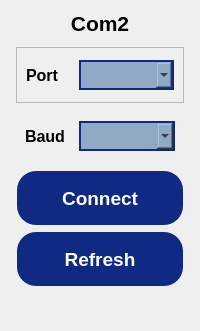
            <widget class="QWidget" name="blackcomPage">
             <layout class="QVBoxLayout" name="verticalLayout_62">
              <item>
               <widget class="QLabel" name="comLabel_2">
                <property name="font">
                 <font>
                  <pointsize>16</pointsize>
                  <bold>true</bold>
                 </font>
                </property>
                <property name="text">
                 <string>Com2</string>
                </property>
                <property name="alignment">
                 <set>Qt::AlignmentFlag::AlignCenter</set>
                </property>
               </widget>
              </item>
              <item>
               <widget class="QFrame" name="comFrame_2">
                <property name="minimumSize">
                 <size>
                  <width>0</width>
                  <height>250</height>
                 </size>
                </property>
                <property name="sizeIncrement">
                 <size>
                  <width>0</width>
                  <height>250</height>
                 </size>
                </property>
                <property name="frameShape">
                 <enum>QFrame::Shape::NoFrame</enum>
                </property>
                <property name="frameShadow">
                 <enum>QFrame::Shadow::Plain</enum>
                </property>
                <layout class="QVBoxLayout" name="verticalLayout_57">
                 <property name="spacing">
                  <number>5</number>
                 </property>
                 <property name="leftMargin">
                  <number>5</number>
                 </property>
                 <property name="topMargin">
                  <number>5</number>
                 </property>
                 <property name="rightMargin">
                  <number>5</number>
                 </property>
                 <property name="bottomMargin">
                  <number>5</number>
                 </property>
                 <item>
                  <widget class="QFrame" name="portFrame_2">
                   <property name="frameShape">
                    <enum>QFrame::Shape::StyledPanel</enum>
                   </property>
                   <property name="frameShadow">
                    <enum>QFrame::Shadow::Raised</enum>
                   </property>
                   <layout class="QHBoxLayout" name="horizontalLayout_45" stretch="1,2">
                    <item>
                     <widget class="QLabel" name="portLabel_2">
                      <property name="minimumSize">
                       <size>
                        <width>0</width>
                        <height>30</height>
                       </size>
                      </property>
                      <property name="font">
                       <font>
                        <pointsize>12</pointsize>
                        <bold>true</bold>
                       </font>
                      </property>
                      <property name="text">
                       <string>Port</string>
                      </property>
                     </widget>
                    </item>
                    <item>
                     <widget class="QComboBox" name="blackportComboBox">
                      <property name="minimumSize">
                       <size>
                        <width>0</width>
                        <height>30</height>
                       </size>
                      </property>
                      <property name="font">
                       <font>
                        <pointsize>12</pointsize>
                       </font>
                      </property>
                      <property name="styleSheet">
                       <string notr="true">QComboBox {
	background-color: rgb(144, 170, 197);
    border: 2px solid rgb(16, 42, 131);
}

QComboBox QAbstractItemView {
	background-color: rgb(144, 170, 197);
	selection-background-color: #A0D0F0;
	color: rgb(16, 42, 131);
}</string>
                      </property>
                     </widget>
                    </item>
                   </layout>
                  </widget>
                 </item>
                 <item>
                  <widget class="QFrame" name="baudFrame_2">
                   <property name="frameShape">
                    <enum>QFrame::Shape::NoFrame</enum>
                   </property>
                   <property name="frameShadow">
                    <enum>QFrame::Shadow::Plain</enum>
                   </property>
                   <layout class="QHBoxLayout" name="horizontalLayout_46" stretch="1,2">
                    <item>
                     <widget class="QLabel" name="baudLabel_2">
                      <property name="minimumSize">
                       <size>
                        <width>0</width>
                        <height>30</height>
                       </size>
                      </property>
                      <property name="font">
                       <font>
                        <pointsize>12</pointsize>
                        <bold>true</bold>
                       </font>
                      </property>
                      <property name="text">
                       <string>Baud</string>
                      </property>
                     </widget>
                    </item>
                    <item>
                     <widget class="QComboBox" name="blackbaudComboBox">
                      <property name="minimumSize">
                       <size>
                        <width>0</width>
                        <height>30</height>
                       </size>
                      </property>
                      <property name="font">
                       <font>
                        <pointsize>12</pointsize>
                       </font>
                      </property>
                      <property name="styleSheet">
                       <string notr="true">QComboBox {
	background-color: rgb(144, 170, 197);
    border: 2px solid rgb(16, 42, 131);
}

QComboBox QAbstractItemView {
	background-color: rgb(144, 170, 197);
	selection-background-color: #A0D0F0;
	color: rgb(16, 42, 131);
}</string>
                      </property>
                     </widget>
                    </item>
                   </layout>
                  </widget>
                 </item>
                 <item>
                  <widget class="QPushButton" name="blackconnectPushButton">
                   <property name="sizePolicy">
                    <sizepolicy hsizetype="Preferred" vsizetype="Preferred">
                     <horstretch>0</horstretch>
                     <verstretch>0</verstretch>
                    </sizepolicy>
                   </property>
                   <property name="minimumSize">
                    <size>
                     <width>0</width>
                     <height>40</height>
                    </size>
                   </property>
                   <property name="maximumSize">
                    <size>
                     <width>16777215</width>
                     <height>60</height>
                    </size>
                   </property>
                   <property name="font">
                    <font>
                     <pointsize>14</pointsize>
                     <bold>true</bold>
                    </font>
                   </property>
                   <property name="styleSheet">
                    <string notr="true">QPushButton {
	color: rgb(255, 255, 255);	
	background-color: rgb(16, 42, 131);
	border-color: transparent;
	border-style: outset;
	border-radius: 20px;
	border-width: 2px;
	padding: 6px;
}

QPushButton:hover {
	color: rgb(16, 42, 131);
	background-color: rgb(167, 198, 229);
	border-color: rgb(16, 42, 131);
}

QPushButton:disabled {
	background-color: rgb(172, 172, 172);
}</string>
                   </property>
                   <property name="text">
                    <string>Connect</string>
                   </property>
                  </widget>
                 </item>
                 <item>
                  <widget class="QPushButton" name="blackrefreshPushButton">
                   <property name="sizePolicy">
                    <sizepolicy hsizetype="Preferred" vsizetype="Preferred">
                     <horstretch>0</horstretch>
                     <verstretch>0</verstretch>
                    </sizepolicy>
                   </property>
                   <property name="minimumSize">
                    <size>
                     <width>0</width>
                     <height>40</height>
                    </size>
                   </property>
                   <property name="maximumSize">
                    <size>
                     <width>16777215</width>
                     <height>60</height>
                    </size>
                   </property>
                   <property name="font">
                    <font>
                     <pointsize>14</pointsize>
                     <bold>true</bold>
                    </font>
                   </property>
                   <property name="styleSheet">
                    <string notr="true">QPushButton {
	color: rgb(255, 255, 255);	
	background-color: rgb(16, 42, 131);
	border-color: transparent;
	border-style: outset;
	border-radius: 20px;
	border-width: 2px;
	padding: 6px;
}

QPushButton:hover {
	color: rgb(16, 42, 131);
	background-color: rgb(167, 198, 229);
	border-color: rgb(16, 42, 131);
}

QPushButton:disabled {
	background-color: rgb(172, 172, 172);
}</string>
                   </property>
                   <property name="text">
                    <string>Refresh</string>
                   </property>
                  </widget>
                 </item>
                </layout>
               </widget>
              </item>
              <item>
               <spacer name="verticalSpacer_9">
                <property name="orientation">
                 <enum>Qt::Orientation::Vertical</enum>
                </property>
                <property name="sizeHint" stdset="0">
                 <size>
                  <width>20</width>
                  <height>28</height>
                 </size>
                </property>
               </spacer>
              </item>
             </layout>
            </widget>
